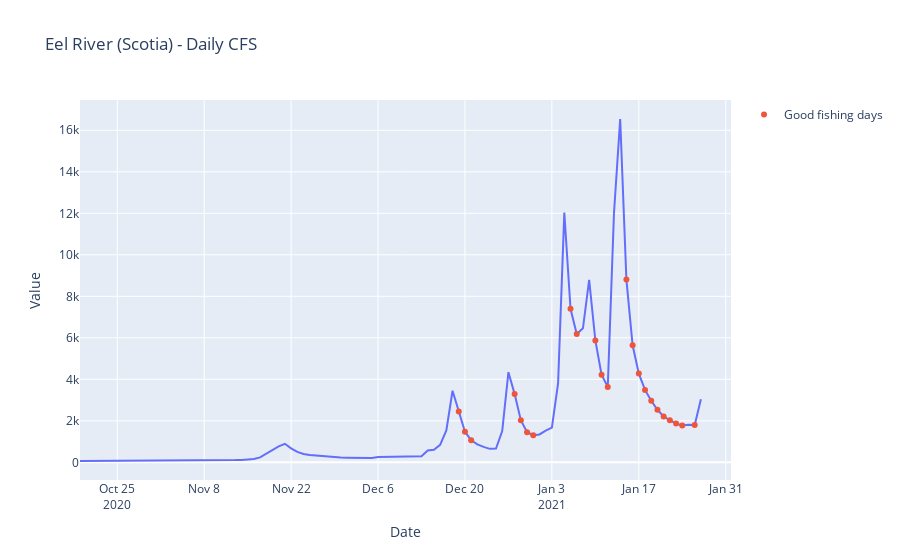

Here is the notebook cell this chart was saved with:
### Markdown cell above
#### Eel River Daily Avg Discharge
Review the data quality and ensure the information looks correct

### Code cell
# Reduce data to Eel River only
eel = Avg_Discharge.loc[Avg_Discharge['Name']=='Eel River Scotia']
eel.reset_index(inplace=True)
eel = eel.drop(columns='index')

# Create column for slope of discharge
eel['CFS_Slope'] = eel.Value.diff()

# Retrieve values of Slope
SlopeValues = eel.CFS_Slope.values

# Define the threshold for what is a good day for fishing
#       - slope between day CFS values must be at least 1 STD from the mean 
border = eel.CFS_Slope.mean()+(eel.CFS_Slope.std()/2)

# Define troughs that are below the threshold
peaks, _ = find_peaks(-SlopeValues, height=border)

# Logic to build the best day flag
#       - if the value is a trough point or has a negative low and is above 1 STD from the mean then also consider a good day 
bestdays = []
for i in range(len(eel.Value)):
    if i in peaks:
        x = 1
    elif (eel.CFS_Slope[i]<0) & (eel.Value[i]>=border):
        x = 1
    else: x = 0
    bestdays.append(x)
eel['BestDays'] = bestdays

dates = eel.loc[eel.BestDays==1].Date.values
BestDayValues = eel.Value.loc[eel.BestDays==1].values

fig = px.line(eel, x="Date", y="Value", title='Eel River (Scotia) - Daily CFS')
fig.add_scatter(x=dates,y=BestDayValues,mode='markers',name='Good fishing days')
fig.show()

### Figure 1 — Plotly figure (JSON) as saved in the notebook; plotly's stock layout.template omitted (floating-point values rounded to 4 significant figures)
{"data": [{"hovertemplate": "Date=%{x}<br>Value=%{y}<extra></extra>", "legendgroup": "", "line": {"color": "#636efa", "dash": "solid"}, "marker": {"symbol": "circle"}, "mode": "lines", "name": "", "orientation": "v", "showlegend": false, "type": "scatter", "x": ["2020-10-19", "2020-10-20", "2020-10-21", "2020-10-22", "2020-10-23", "2020-10-24", "2020-10-25", "2020-10-26", "2020-10-27", "2020-10-28", "2020-10-29", "2020-10-30", "2020-10-31", "2020-11-01", "2020-11-02", "2020-11-03", "2020-11-04", "2020-11-05", "2020-11-06", "2020-11-07", "2020-11-08", "2020-11-09", "2020-11-10", "2020-11-11", "2020-11-12", "2020-11-13", "2020-11-14", "2020-11-15", "2020-11-16", "2020-11-17", "2020-11-18", "2020-11-19", "2020-11-20", "2020-11-21", "2020-11-22", "2020-11-23", "2020-11-24", "2020-11-25", "2020-11-26", "2020-11-27", "2020-11-28", "2020-11-29", "2020-11-30", "2020-12-01", "2020-12-02", "2020-12-03", "2020-12-04", "2020-12-05", "2020-12-06", "2020-12-07", "2020-12-08", "2020-12-09", "2020-12-10", "2020-12-11", "2020-12-12", "2020-12-13", "2020-12-14", "2020-12-15", "2020-12-16", "2020-12-17", "2020-12-18", "2020-12-19", "2020-12-20", "2020-12-21", "2020-12-22", "2020-12-23", "2020-12-24", "2020-12-25", "2020-12-26", "2020-12-27", "2020-12-28", "2020-12-29", "2020-12-30", "2020-12-31", "2021-01-01", "2021-01-02", "2021-01-03", "2021-01-04", "2021-01-05", "2021-01-06", "2021-01-07", "2021-01-08", "2021-01-09", "2021-01-10", "2021-01-11", "2021-01-12", "2021-01-13", "2021-01-14", "2021-01-15", "2021-01-16", "2021-01-17", "2021-01-18", "2021-01-19", "2021-01-20", "2021-01-21", "2021-01-22", "2021-01-23", "2021-01-24", "2021-01-25", "2021-01-26", "2021-01-27"], "xaxis": "x", "y": [65.26, 65.54, 64.13, 64.88, 73.52, 79.95, 78.84, 77.14, 75.36, 74.95, 74.87, 74.79, 75.8, 76.65, 77.62, 78.54, 80.04, 81.45, 83.1, 84.91, 95.16, 94.92, 92.45, 91.9, 92.45, 107.8, 117.3, 129.1, 158.1, 237.3, 416.7, 613.0, 772.2, 894.3, 670.3, 500.6, 399.3, 348.3, 319.3, 287.3, 262.4, 248.1, 232.4, 222.8, 214.6, 207.7, 199.3, 208.1, 261.0, 262.2, 260.1, 257.1, 256, 259.5, 263.5, 292.7, 574.2, 608.5, 844.8, 1536.0, 3450.0, 2450.0, 1476.0, 1065.0, 865.8, 742.1, 649.4, 662.5, 1510.0, 4344.0, 3287.0, 2027.0, 1454.0, 1305.0, 1344.0, 1532.0, 1669.0, 3817.0, 12030.0, 7398.0, 6181.0, 6457.0, 8789.0, 5875, 4225.0, 3635.0, 12000.0, 16540.0, 8806.0, 5639.0, 4275.0, 3488.0, 2966.0, 2533.0, 2212.0, 2029.0, 1872.0, 1772.0, 1807.0, 1796.0, 3044.0], "yaxis": "y"}, {"mode": "markers", "name": "Good fishing days", "type": "scatter", "x": ["2020-12-19", "2020-12-20", "2020-12-21", "2020-12-28", "2020-12-29", "2020-12-30", "2020-12-31", "2021-01-06", "2021-01-07", "2021-01-10", "2021-01-11", "2021-01-12", "2021-01-15", "2021-01-16", "2021-01-17", "2021-01-18", "2021-01-19", "2021-01-20", "2021-01-21", "2021-01-22", "2021-01-23", "2021-01-24", "2021-01-26"], "y": [2450.0, 1476.0, 1065.0, 3287.0, 2027.0, 1454.0, 1305.0, 7398.0, 6181.0, 5875, 4225.0, 3635.0, 8806.0, 5639.0, 4275.0, 3488.0, 2966.0, 2533.0, 2212.0, 2029.0, 1872.0, 1772.0, 1796.0]}], "layout": {"legend": {"tracegroupgap": 0}, "title": {"text": "Eel River (Scotia) - Daily CFS"}, "xaxis": {"anchor": "y", "domain": [0, 1], "title": {"text": "Date"}}, "yaxis": {"anchor": "x", "domain": [0, 1], "title": {"text": "Value"}}}}
